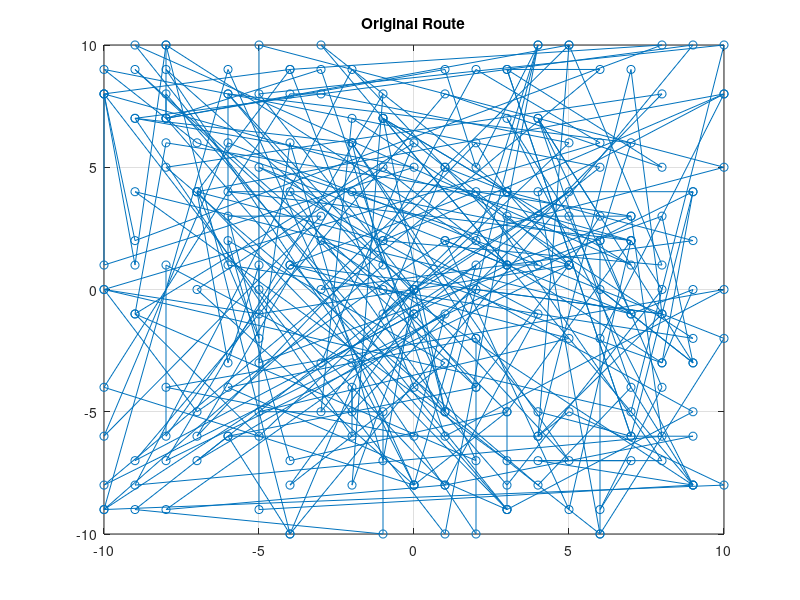

The MATLAB source for this figure:
clear
close all
clc

%user input
numAddresses = 250;
routenumber = 1; 

%select points and convert to double
addressesx = randi([-10 10], 1, numAddresses);
addressesx = double(addressesx);

addressesy = randi([-10 10], 1, numAddresses);
addressesy = double(addressesy);

plotx = [0, addressesx];
plotx = [plotx, 0];
ploty = [0, addressesy];
ploty = [ploty, 0];


figure
plot(plotx,ploty,"o-")
grid on
title('Original Route')

%write points to text file
fileID = fopen('addressgen.txt','w');

for i = 1:numAddresses
writetofile = fprintf(fileID, '\nroute%d.add_address( Address(%.1f, %.1f) );', routenumber, addressesx(i), addressesy(i));
end
